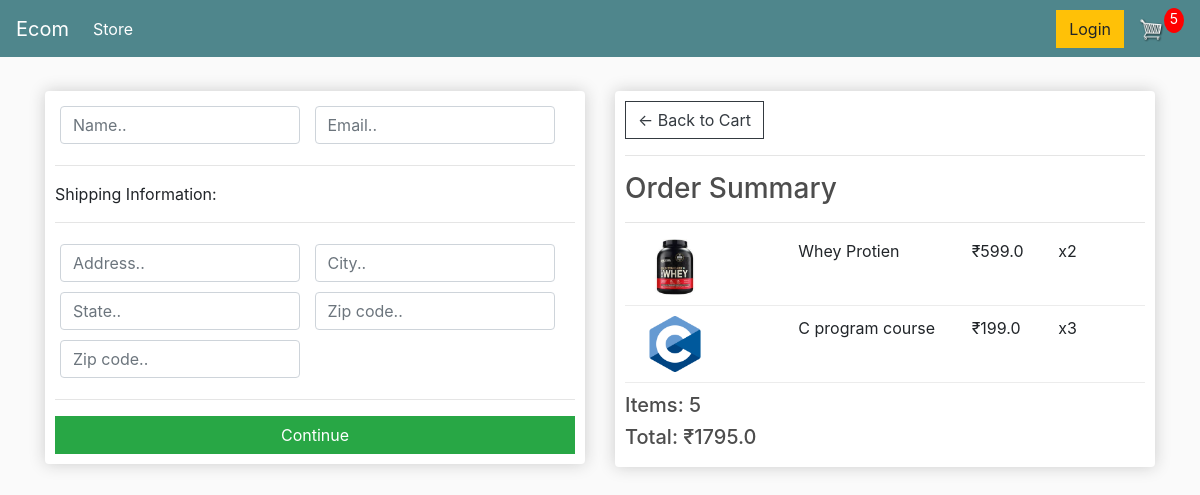
Page /checkout (signed in) on the committed database.
### store/models.py (models this page shows, shortened)
class OrderItem(models.Model):
    product=models.ForeignKey(Product,on_delete=models.SET_NULL,blank=True,null=True)
    order=models.ForeignKey(Order,on_delete=models.SET_NULL,blank=True,null=True)
    quantity=models.IntegerField(default=0,null=True,blank=True)
    date_added=models.DateTimeField(auto_now_add=True)
    @property
    def get_total(self):
        total=self.product.price*self.quantity
        return total

class Product(models.Model):
    name=models.CharField(max_length=200,null=True)
    price=models.FloatField()
    digital=models.BooleanField(default=False,null=True,blank=False)
    image=models.ImageField(null=True,blank=True)
    @property
    def imageURL(self):
        try:
            url=self.image.url
        except:
            url=""
        return url

class Order(models.Model):
    customer=models.ForeignKey(Customer,on_delete=models.SET_NULL,blank=True,null=True)
    date_ordered=models.DateTimeField(auto_now_add=True)
    complete=models.BooleanField(default=False,null=True,blank=False)
    transaction_id=models.CharField(max_length=200,null=True)
    @property
    def get_cart_total(self):
        orderitems=self.orderitem_set.all()
        total=sum([item.get_total for item in orderitems])
        return total
    @property
    def get_cart_items(self):
        orderitems=self.orderitem_set.all()
        total=sum([item.quantity for item in orderitems])
        return total

### store/views.py (the view)
# urls.py: path('checkout',views.checkout,name='checkout'),
def checkout(request):
    if request.user.is_authenticated:
        customer=request.user.customer
        order,created=Order.objects.get_or_create(customer=customer,complete=False)
        items=order.orderitem_set.all()
        cartItems=order.get_cart_items
    else:
        items=[]
        order={'get_cart_total':0,'get_cart_items':0}
        cartItems=order['get_cart_items']
    context={'items':items,'order':order,'cartItems':cartItems}
    return render(request,'checkout.html',context)

### templates/checkout.html (shortened to what this page needs)
{% extends 'main.html' %}
{% load static %}
{% block content %}
     <div class="row">
		<div class="col-lg-6">
			<div class="box-element" id="form-wrapper">
				<form id="form">
					<div id="user-info">
						<div class="form-field">
							<input required class="form-control" type="text" name="name" placeholder="Name..">
						</div>
						<div class="form-field">
							<input required class="form-control" type="email" name="email" placeholder="Email..">
						</div>
					</div>
					<div id="shipping-info">
						<hr>
						<p>Shipping Information:</p>
						<hr>
						<div class="form-field">
							<input class="form-control" type="text" name="address" placeholder="Address..">
						</div>
						<div class="form-field">
							<input class="form-control" type="text" name="city" placeholder="City..">
						</div>
						<div class="form-field">
							<input class="form-control" type="text" name="state" placeholder="State..">
						</div>
						<div class="form-field">
							<input class="form-control" type="text" name="zipcode" placeholder="Zip code..">
						</div>
						<div class="form-field">
							<input class="form-control" type="text" name="country" placeholder="Zip code..">
						</div>
					</div>
					<hr>
					<input id="form-button" class="btn btn-success btn-block" type="submit" value="Continue">
				</form>
			</div>
			<br>
		</div>
		<div class="col-lg-6">
			<div class="box-element">
				<a  class="btn btn-outline-dark" href="{% url 'cart' %}">&#x2190; Back to Cart</a>
				<hr>
				<h3>Order Summary</h3>
				<hr>
				{% for item in items %}
				<div class="cart-row">
					<div style="flex:2"><img class="row-image" src="{{item.product.imageURL}}"></div>
					<div style="flex:2"><p>{{item.product.name}}</p></div>
					<div style="flex:1"><p>₹{{item.product.price}}</p></div>
					<div style="flex:1"><p>x{{item.quantity}}</p></div>
				</div>
				{% endfor %}
				<h5>Items:   {{order.get_cart_items}}</h5>
				<h5>Total:   ₹{{order.get_cart_total}}</h5>
			</div>
		</div>
	</div>
{% endblock content %}

### static/css/main.css (style rules this page uses)
body { background-color: hsl(0, 0%, 98%); }
h1,h2,h3,h4,h5,h6 { color:hsl(0, 0%, 30%); }
.box-element { box-shadow:hsl(0, 0%, 80%) 0 0 16px; background-color: #fff; border-radius: 4px; padding: 10px; }
.col-lg-4, .col-lg-6, .col-lg-8, .col-lg-12 { margin-top: 10px; }
.btn { border-radius: 0; }
.row-image { width: 100px; }
.form-field { width:250px; display: inline-block; padding: 5px; }
.cart-row { display: flex; align-items: flex-stretch; padding-bottom: 10px; margin-bottom: 10px; border-bottom: 1px solid #ececec; }

### rows in the picture
OrderItem: product.imageURL (picture), product.name "Whey Protien", product.price "599.0", quantity "2"
OrderItem: product.imageURL (picture), product.name "C program course", product.price "199.0", quantity "3"
Order: get_cart_items "5", get_cart_total "1795.0"

### other values in the picture
{{ cartItems }} "5"
